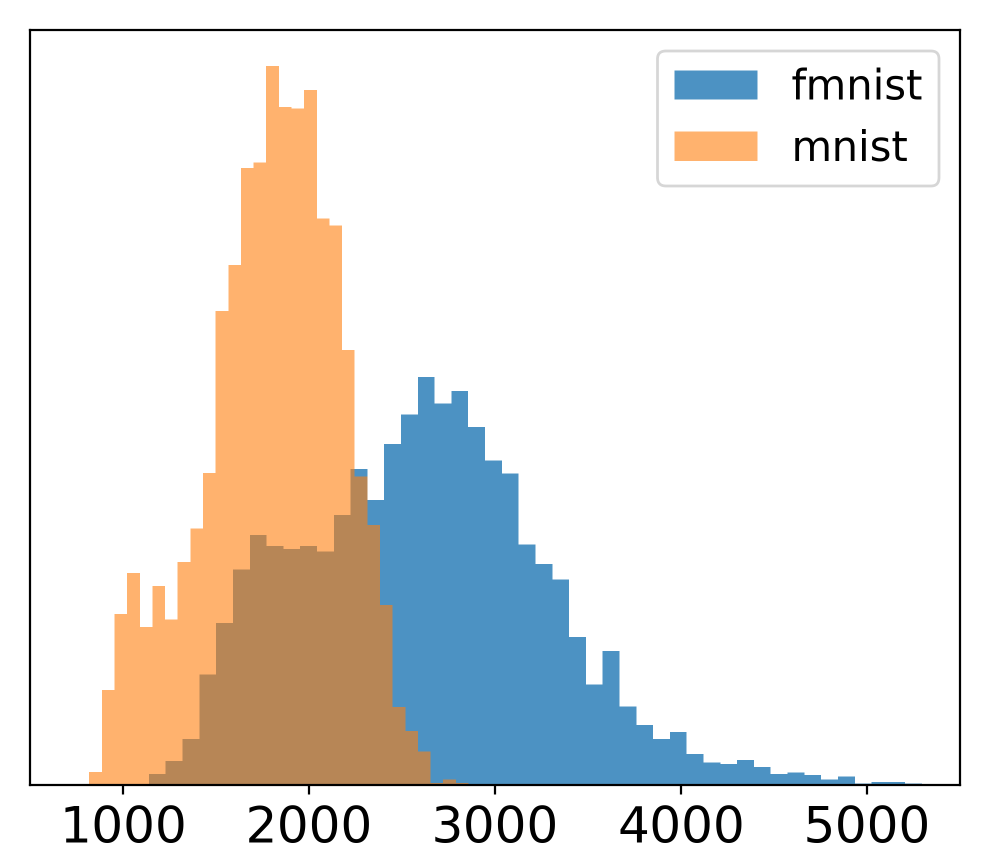
#> input picture code/images/histogram/selected_images/Histogram_fmnist_mnist_NLL_GLOW.png, 1980 x 1710 px (shown at 1/2 size)
$ jupyter execute --allow-errors plot_NLL_hisotgram.ipynb   (shell and % lines are left out)
#> lines starting #> are read from the running program, lines starting #| are printed output that depends on the picture
[cell 1]
import os
import sys
sys.path.append(os.getcwd() + '/core')
import numpy as np
import pandas as pd
import matplotlib.pyplot as plt

from visualize import plot_hist, AUROC
import config

# Setting_VAE_NLL

[cell 2]
array_path = './npy/VAE_NLL'

model = 'VAE'
opt = config.VAE_cifar10
#opt = config.VAE_fmnist

normalize_factor = 1
if opt.train_dist == 'cifar10':
    min_x = 6000
    max_x = 15000
    multiplier = 1
elif opt.train_dist == 'fmnist':
    min_x = 0
    max_x = 5000
    multiplier = 1

# Setting_GLOW_NLL

[cell 3]
array_path = './npy/GLOW_NLL'

model = 'GLOW'
#opt = config.GLOW_cifar10
opt = config.GLOW_fmnist

normalize_factor = 1 / 1024
if opt.train_dist == 'cifar10':
    min_x = 1
    max_x = 6
    multiplier = 3
elif opt.train_dist == 'fmnist':
    min_x = 0
    max_x = 5
    multiplier = 1

# Plot NLL Histogram & Save the figure

[cell 4]
from PIL import Image
path = './images/histogram/selected_images/Histogram_fmnist_mnist_NLL_GLOW.png'
img = Image.open(path)
#> img is the input picture: PIL image 1980x1710 RGBA; mean R, G, B, A 229.7, 226.4, 222, 215
w = 180
h = 110
cropped_img = img.crop((w+60, h+70, 2400-w, 2000-h))
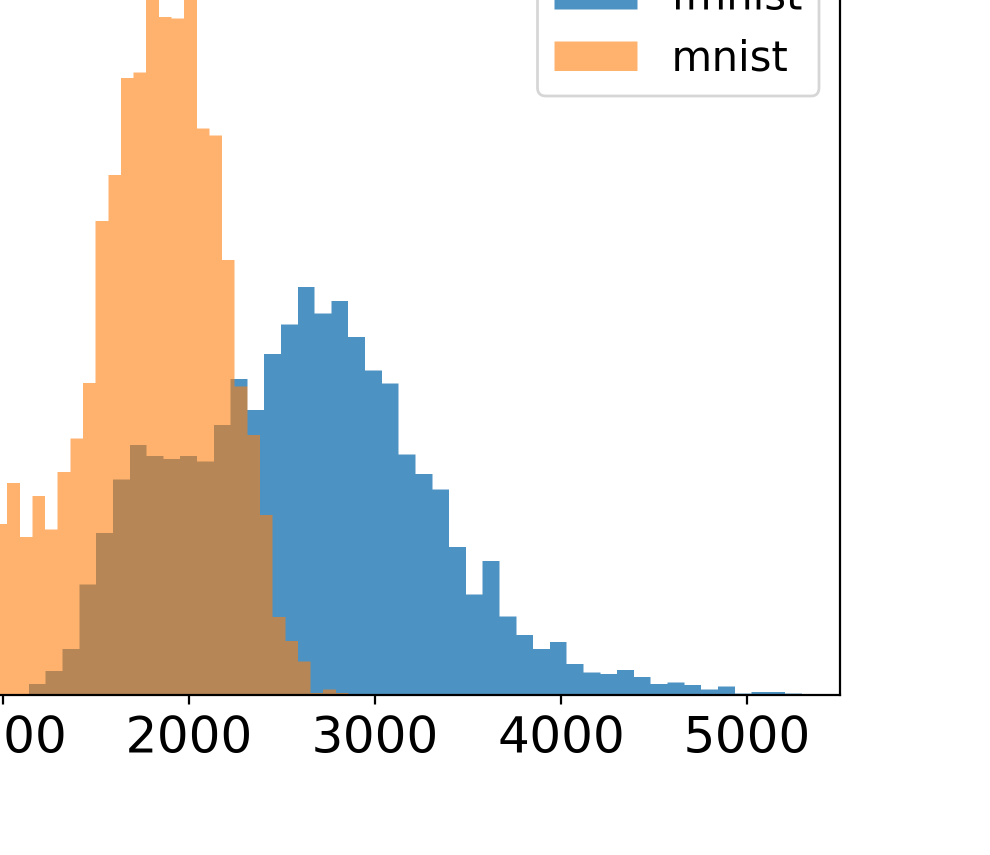
#> cropped_img: PIL image 1980x1710 RGBA (shown at 1/2 size); mean R, G, B, A 177.5, 174.3, 170, 178.5; transparent parts drawn white

plt.figure()
plt.imshow(img)
plt.show()
plt.figure()
plt.imshow(cropped_img)
plt.show()

img = cropped_img
img.save(path)


$ run again, with code/images/histogram/selected_images/Histogram_cifar10_svhn_NLL_GLOW.png copied over code/images/histogram/selected_images/Histogram_fmnist_mnist_NLL_GLOW.png
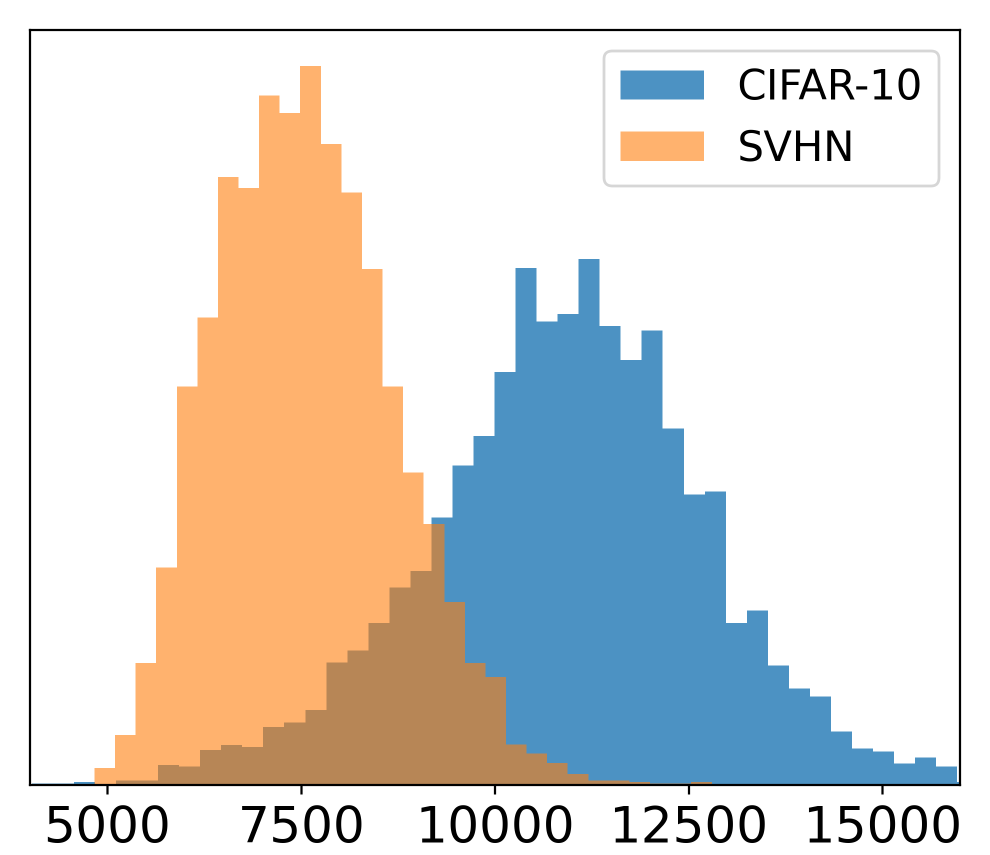
#> input picture code/images/histogram/selected_images/Histogram_cifar10_svhn_NLL_GLOW.png, 1980 x 1710 px (shown at 1/2 size)
#> img is the input picture: PIL image 1980x1710 RGBA; mean R, G, B, A 219.1, 215.8, 210.8, 215.2
#> `cropped_img = img.crop((w+60, h+70, 2400-w, 2000-h))`:
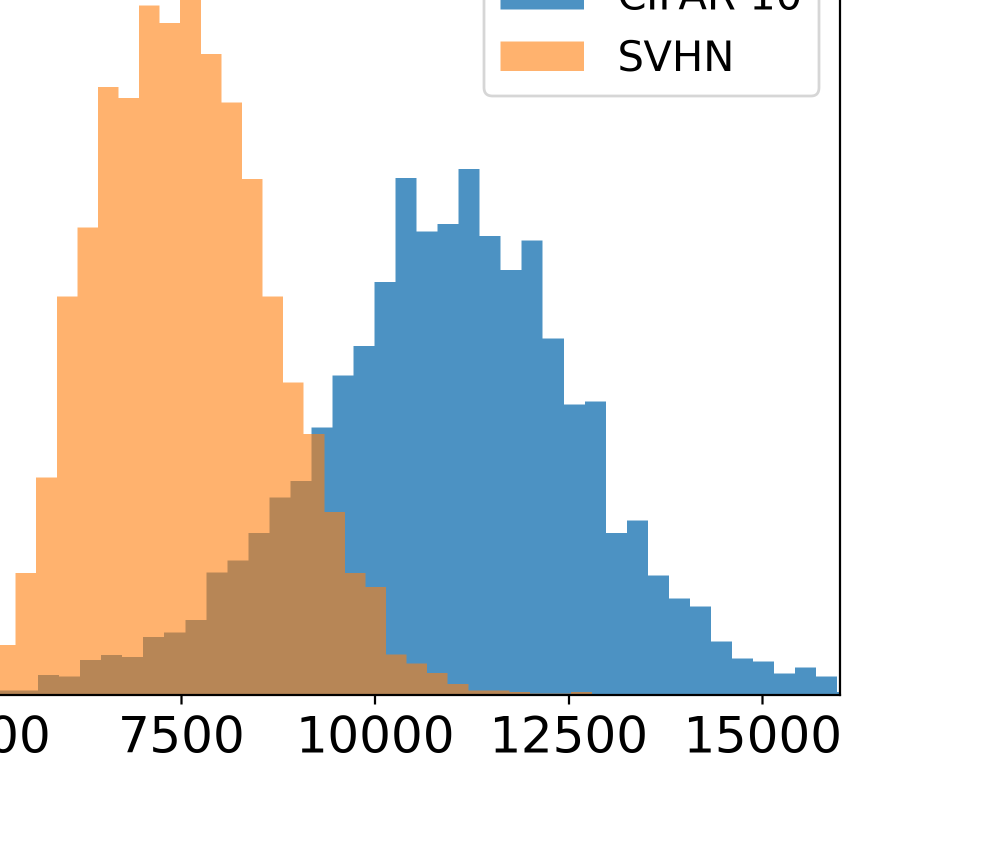
#> cropped_img: PIL image 1980x1710 RGBA (shown at 1/2 size); mean R, G, B, A 167.2, 163.8, 158.8, 178.7; transparent parts drawn white

$ run again, with code/images/histogram/selected_images/Histogram_cifar10_svhn_NLL_VAE.png copied over code/images/histogram/selected_images/Histogram_fmnist_mnist_NLL_GLOW.png
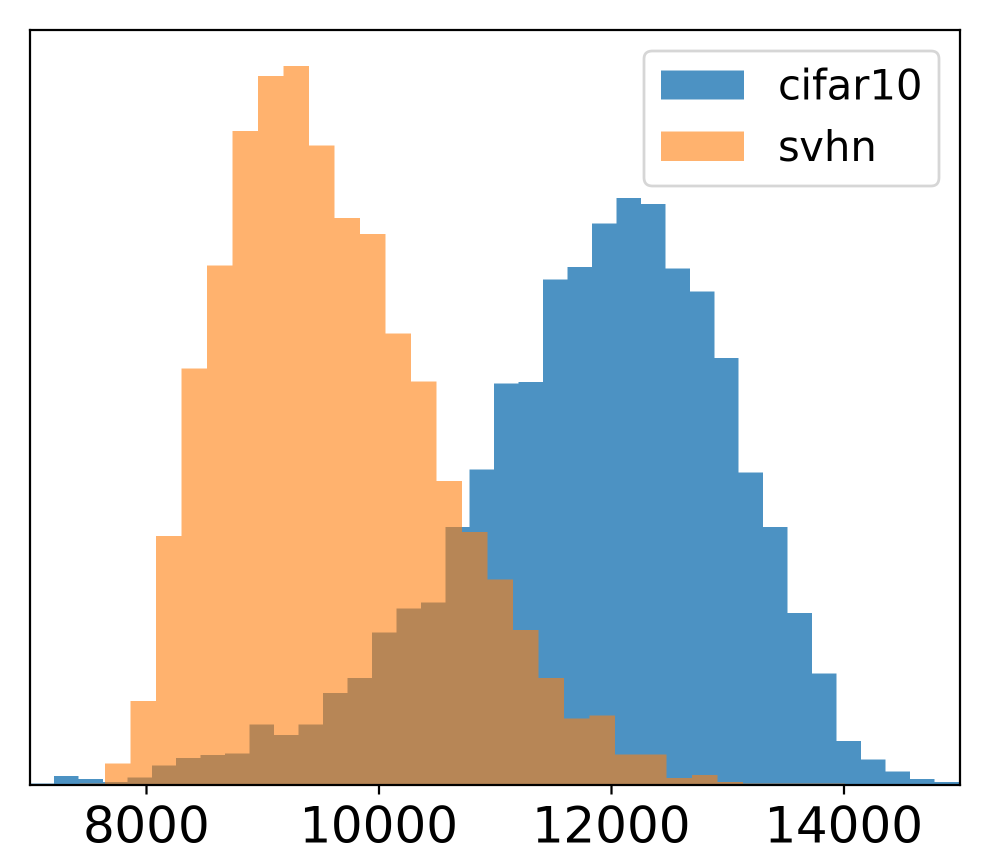
#> input picture code/images/histogram/selected_images/Histogram_cifar10_svhn_NLL_VAE.png, 1980 x 1710 px (shown at 1/2 size)
#> img is the input picture: PIL image 1980x1710 RGBA; mean R, G, B, A 216.5, 212.3, 206.3, 214.9
#> `cropped_img = img.crop((w+60, h+70, 2400-w, 2000-h))`:
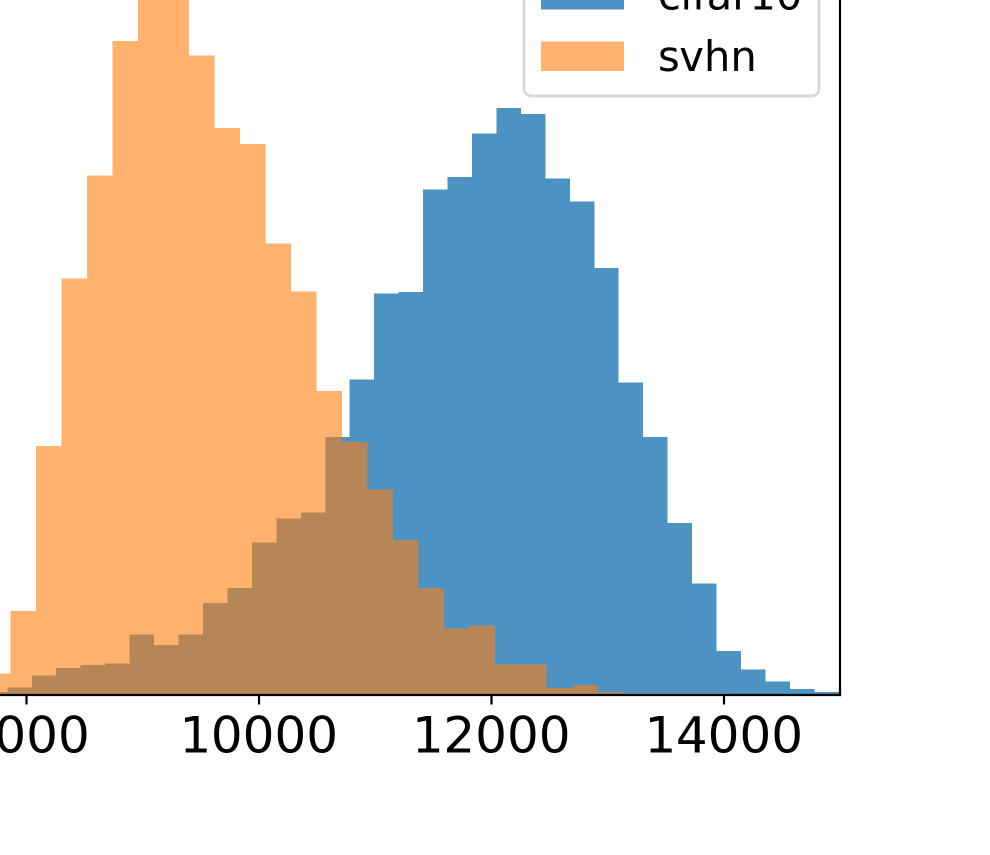
#> cropped_img: PIL image 1980x1710 RGBA (shown at 1/2 size); mean R, G, B, A 164.3, 160.1, 154.1, 178.4; transparent parts drawn white

$ run again, with code/images/histogram/selected_images/Histogram_fmnist_mnist_NLL_VAE.png copied over code/images/histogram/selected_images/Histogram_fmnist_mnist_NLL_GLOW.png
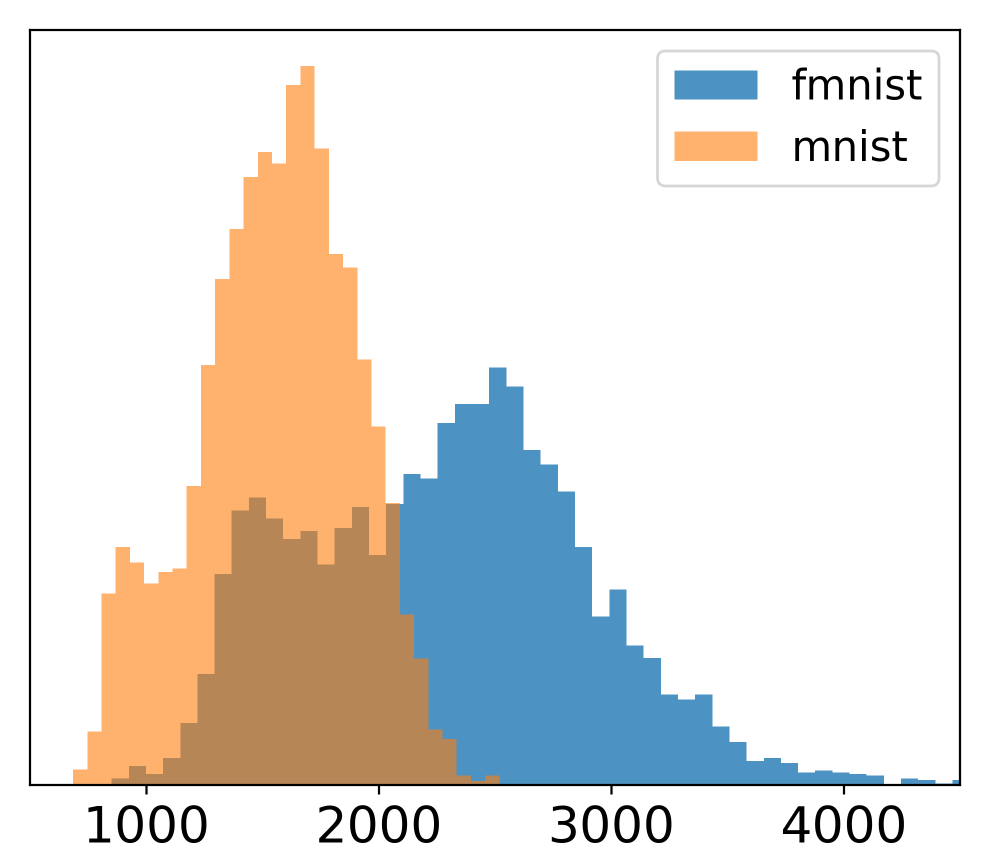
#> input picture code/images/histogram/selected_images/Histogram_fmnist_mnist_NLL_VAE.png, 1980 x 1710 px (shown at 1/2 size)
#> img is the input picture: PIL image 1980x1710 RGBA; mean R, G, B, A 227.6, 223.5, 218.5, 214.5
#> `cropped_img = img.crop((w+60, h+70, 2400-w, 2000-h))`:
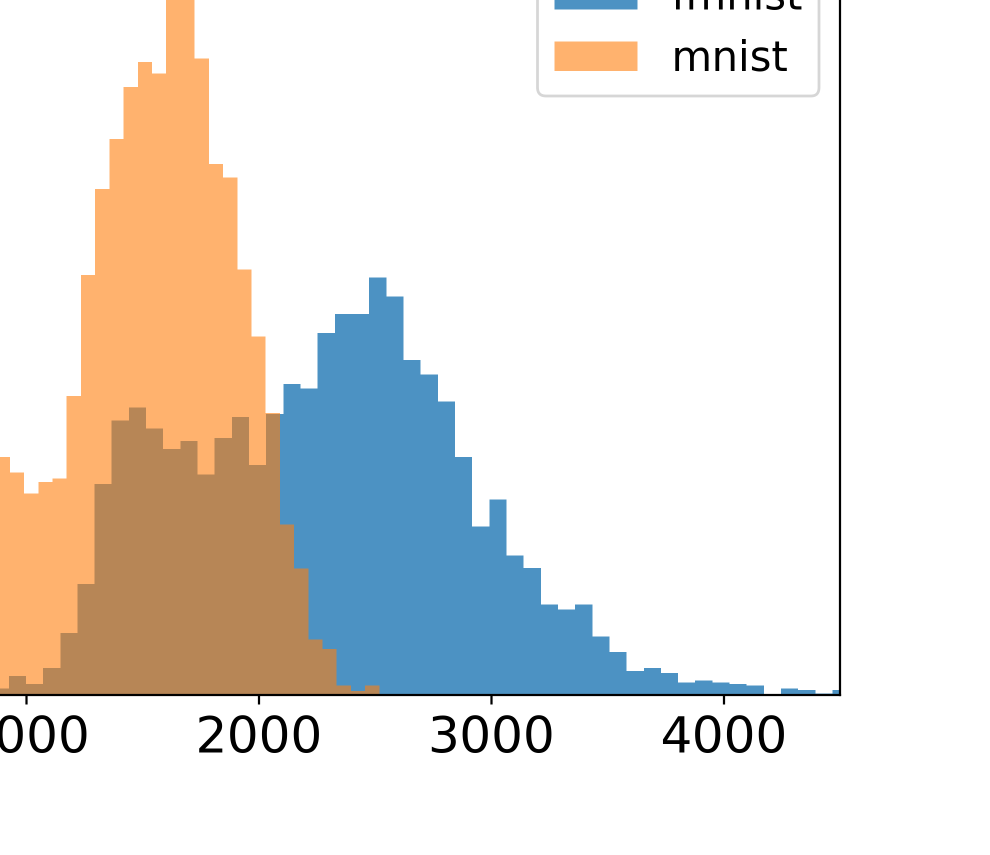
#> cropped_img: PIL image 1980x1710 RGBA (shown at 1/2 size); mean R, G, B, A 175.2, 171.6, 166.8, 178.2; transparent parts drawn white
